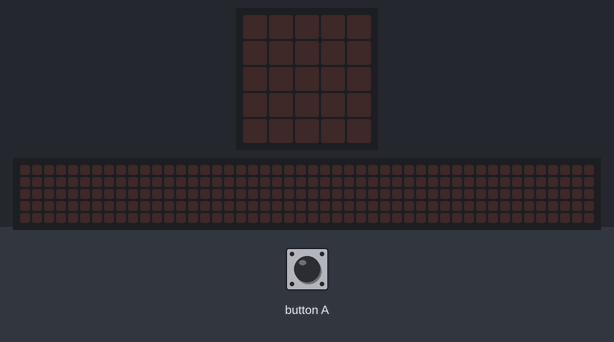
Recording of a program running on a simulated BBC micro:bit (MakeCode). Parts: the board's 5×5 LED display, a strip that is not on the board, showing the scrolling text unrolled. Inputs (shaded band) come from the test bench. The 48×5 strip is a reading aid, not a part: it shows the text the display is scrolling, unrolled, one strip-width of it at a time.

Above: at 1.2 s.
1.3 s: button A pressed for 0.15 s
At 6.8 s:
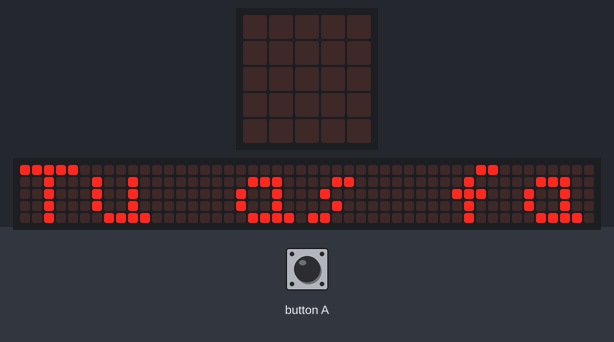
At 11.9 s:
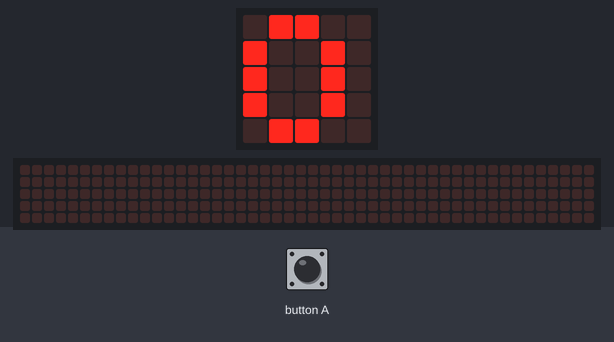

Measured:
- after the input at 1.3 s, the display: changes after 0.15 s (image 1)
- what the display in image 1 shows lasts 0.6 s, from 6.4 s to 7.0 s
- what the display in image 2 shows lasts 0.7 s, from 11.4 s to 12.1 s

The program:

main.ts
```typescript
input.onButtonPressed(Button.A, function () {
    basic.showString("Tu as fait")
    basic.showString("" + (nbr_Pas))
    basic.showString("pas")
    if (nbr_Pas > 10) {
        basic.showIcon(IconNames.Happy)
    } else {
        basic.showIcon(IconNames.Sad)
    }
    basic.clearScreen()
})
input.onGesture(Gesture.Shake, function () {
    nbr_Pas += 1
    basic.showIcon(IconNames.Heart)
    basic.pause(100)
    basic.clearScreen()
    basic.pause(100)
})
let nbr_Pas = 0
nbr_Pas = 0
```

test.ts
```typescript
// les tests vont ici ; cela ne sera pas compilé si ce paquet est utilisé en tant qu'extension.
```
